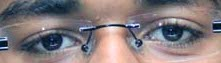
//> input picture eye_blink/pupilDetect/try1/passportpic.jpg, 221 x 63 px
$ ./a5_adthresh passportpic.jpg   (built with g++ and OpenCV 4)
//> lines starting //> are read from the running program, lines starting //| are printed output that depends on the picture; after the words box and inside, x2 and y2 are one past the last pixel; in counts of white or black regions, pixels touching at a corner belong together
#include"cv.h"
#include"highgui.h"
#include<iostream>
using namespace cv;

Mat threshImage,img;
int levels=50;
int blockSize=3;

static void on_trackbar(int, void*)
{

    int _constant = levels-100 ;
    int _blockSize = blockSize ;

	adaptiveThreshold(img,threshImage,255,ADAPTIVE_THRESH_GAUSSIAN_C
,THRESH_BINARY,_blockSize*2+1,_constant);
    imshow("Threshold",threshImage);
}

int main(int argc,char *argv[])
{
	img=imread(argv[1],0);
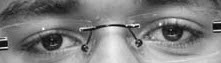
//> img: 63 rows x 221 cols, CV_8UC1; min 2, max 255, mean 126.5
	equalizeHist(img,img);
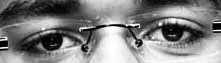
//> img: 63 rows x 221 cols, CV_8UC1; min 0, max 255, mean 128.2

	namedWindow("contours",CV_WINDOW_NORMAL);
	imshow("Image",img);

	createTrackbar( "constant-100", "contours", &levels, 200, on_trackbar );
	createTrackbar( "blockSize", "contours", &blockSize, 201, on_trackbar );

    on_trackbar(0,0);
//> in on_trackbar, `adaptiveThreshold(img,threshImage,255,ADAPTIVE_THRESH_GAUSSIAN_C ,THRE..`:
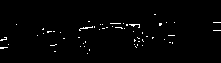
//> threshImage: 63 rows x 221 cols, CV_8UC1; 1.5% white in thin lines or dots, all inside (x1, y1, x2, y2) = (0, 14, 221, 54)
	waitKey(0);


}

$ run again, on eye_blink/pupilDetect/try1/c5.jpg
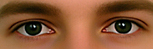
//> input picture eye_blink/pupilDetect/try1/c5.jpg, 153 x 49 px
//> `equalizeHist(img,img);`:
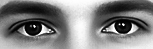
//> img: 49 rows x 153 cols, CV_8UC1; min 0, max 255, mean 127.7
//> in on_trackbar, `adaptiveThreshold(img,threshImage,255,ADAPTIVE_THRESH_GAUSSIAN_C ,THRE..`:
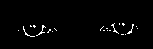
//> threshImage: 49 rows x 153 cols, CV_8UC1; 1.7% white in thin lines or dots, all inside (x1, y1, x2, y2) = (18, 23, 138, 37)

$ run again, on eye_blink/pupilDetect/try1/c6.jpg
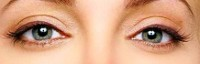
//> input picture eye_blink/pupilDetect/try1/c6.jpg, 200 x 64 px
//> `equalizeHist(img,img);`:
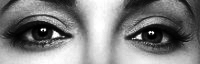
//> img: 64 rows x 200 cols, CV_8UC1; min 0, max 255, mean 128.4
//> in on_trackbar, `adaptiveThreshold(img,threshImage,255,ADAPTIVE_THRESH_GAUSSIAN_C ,THRE..`:
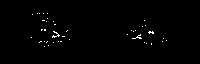
//> threshImage: 64 rows x 200 cols, CV_8UC1; 0.8% white in thin lines or dots, all inside (x1, y1, x2, y2) = (31, 13, 167, 47)
